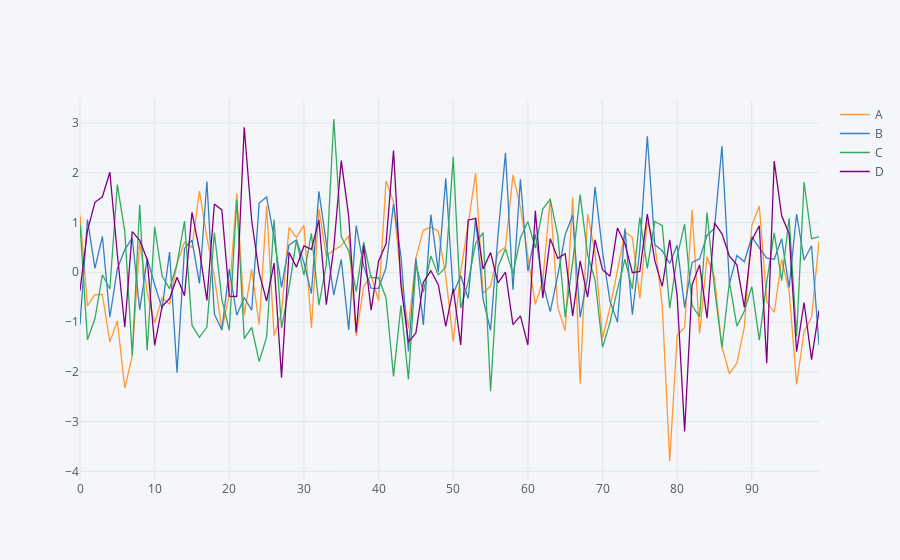

The cell this chart's notebook holds for it:
### Markdown cell above
<h3>Creating an interactive Line Plot</h3>

### Code cell
# Creating an interactive plot, drag mouse across the graph..
# Usage: some dataframe.iplot()

df.iplot()
